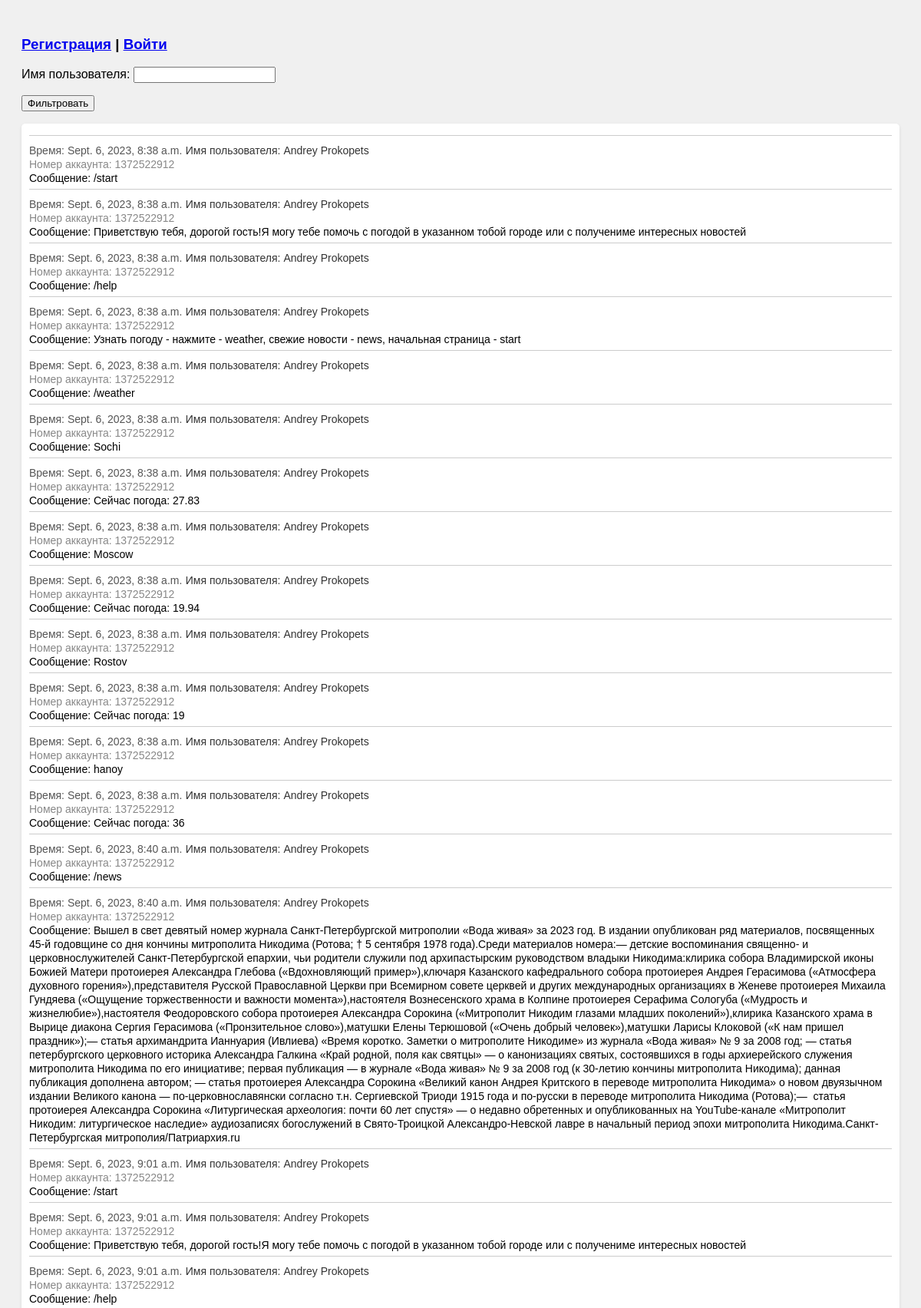
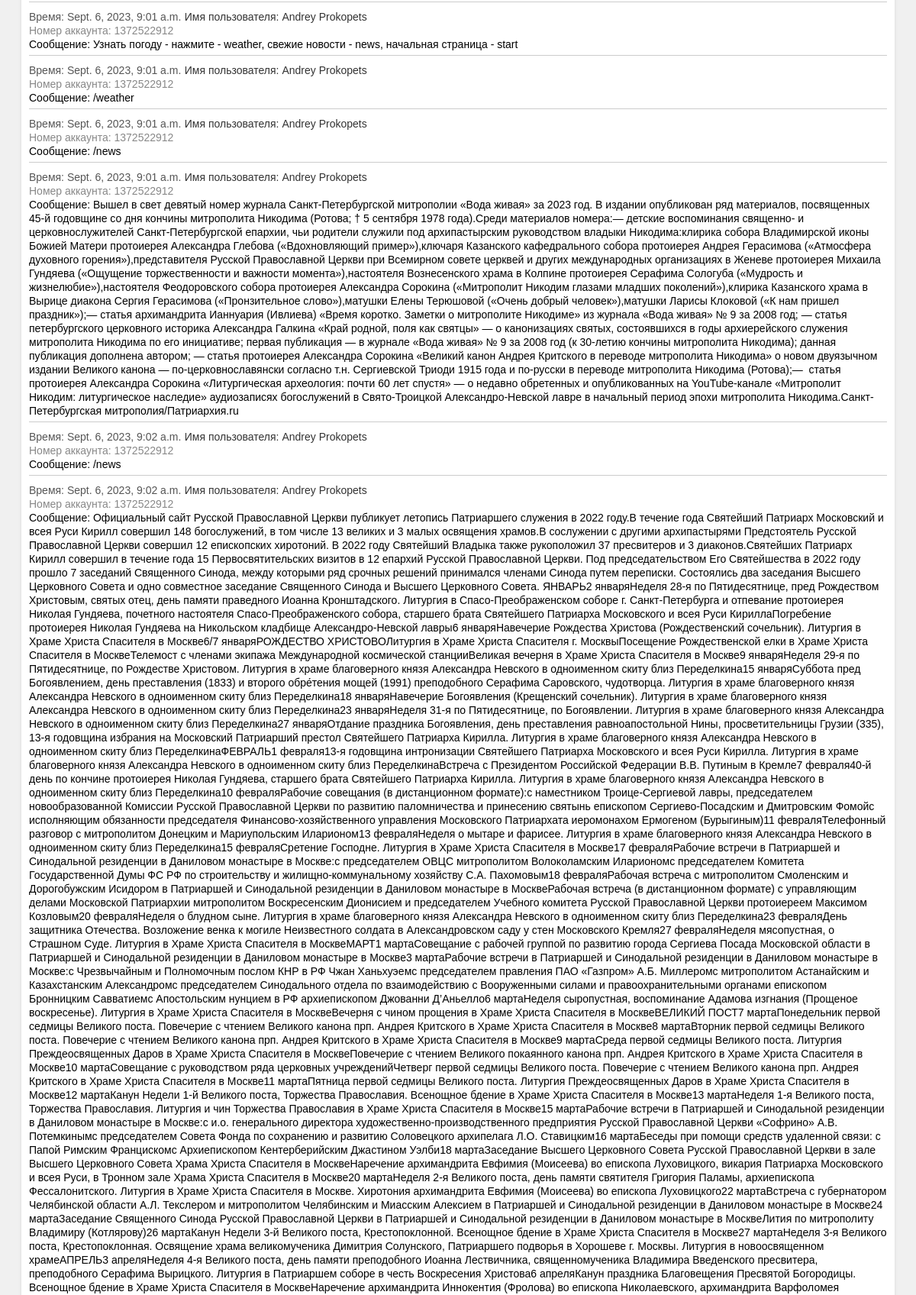
The page / (upper part) on the database its author committed (2 pictures, top to bottom).
### bot/models.py (models this page shows, shortened)
class Chat(models.Model):
    message = models.TextField()
    account = models.ForeignKey(Account, on_delete=models.CASCADE)
    time_chat = models.DateTimeField(auto_now_add=True)

class Account(models.Model):
    user_num = models.IntegerField()
    user_name = models.TextField(blank=True)
    def __str__(self):
        return self.user_name

### web_part/views.py (the view)
# urls.py: path('', ChatListView.as_view(), name='home'),
class ChatListView(ListView):
    model = Chat
    template_name = 'web_part/chat_list.html'
    context_object_name = 'All_people'  # имя которое используем в шаблоне
    form = UserFilterForm()
    def get_queryset(self):
        queryset = super().get_queryset()  # Получитаем исходный QuerySet
        username = self.request.GET.get('username')  # Получитаем значение из формы
        if username:
            queryset = queryset.filter(account__user_name__icontains=username)
        return queryset
    def get_context_data(self, **kwargs):
        context = super().get_context_data(**kwargs)
        context['form'] = self.form  # Передает форму в контекст
        return context

### web_part/forms.py
class UserFilterForm(forms.Form):
    username = forms.CharField(max_length=100, required=False, label='Имя пользователя')

### web_part/templates/web_part/chat_list.html (shortened to what this page needs)
{% extends 'web_part/base.html' %}
{% block content %}
    <form method="GET">
        {{ form.as_p }}
        <button type="submit">Фильтровать</button>
    </form>
    {% if All_people %}
        <ul>
            {% for i in All_people %}
                <hr>
                <span class="time_chat">Время: {{ i.time_chat }}</span>
                <span class="account">Имя пользователя: {{ i.account }} </span><br>
                <span class="user_num">Номер аккаунта: {{ i.account.user_num }}</span> <br>
                <span class="message">Сообщение: {{ i.message|linebreaksbr|safe }}</span>
            {% endfor %}
        </ul>
    {% else %}
        <p>Нет данных</p>
    {% endif %}
{% endblock content %}

### web_part/static/css/style.css (style rules this page uses)
body { font-family: Arial, sans-serif; background-color: #f0f0f0; padding: 20px; }
ul { background-color: #fff; border-radius: 5px; margin-bottom: 20px; padding: 10px; box-shadow: 0 2px 4px rgba(0, 0, 0, 0.1); }
ul hr { border: none; border-top: 1px solid #ccc; margin-top: 5px; margin-bottom: 10px; }
ul span.time_chat { color: #555; font-size: 14px; }
ul span.account { font-weight: normal; color: #333; font-size: 14px; }
ul span.message { font-size: 14px; color: #000; }
ul span.user_num { color: #888; font-size: 14px; }

### rows shown on the page
Chat: time_chat "Sept. 6, 2023, 8:38 a.m.", account "Andrey Prokopets", account.user_num "1372522912", message "/start"
Chat: time_chat "Sept. 6, 2023, 8:38 a.m.", account "Andrey Prokopets", account.user_num "1372522912", message "Приветствую тебя, дорогой гость!Я могу тебе помочь с погодой в указанном тобой городе или с получениме интересных новостей"
Chat: time_chat "Sept. 6, 2023, 8:38 a.m.", account "Andrey Prokopets", account.user_num "1372522912", message "/help"
Chat: time_chat "Sept. 6, 2023, 8:38 a.m.", account "Andrey Prokopets", account.user_num "1372522912", message "Узнать погоду - нажмите - weather, свежие новости - news, начальная страница - start"
Chat: time_chat "Sept. 6, 2023, 8:38 a.m.", account "Andrey Prokopets", account.user_num "1372522912", message "/weather"
Chat: time_chat "Sept. 6, 2023, 8:38 a.m.", account "Andrey Prokopets", account.user_num "1372522912", message "Sochi"
Chat: time_chat "Sept. 6, 2023, 8:38 a.m.", account "Andrey Prokopets", account.user_num "1372522912", message "Сейчас погода: 27.83"
Chat: time_chat "Sept. 6, 2023, 8:38 a.m.", account "Andrey Prokopets", account.user_num "1372522912", message "Moscow"
Chat: time_chat "Sept. 6, 2023, 8:38 a.m.", account "Andrey Prokopets", account.user_num "1372522912", message "Сейчас погода: 19.94"
Chat: time_chat "Sept. 6, 2023, 8:38 a.m.", account "Andrey Prokopets", account.user_num "1372522912", message "Rostov"
Chat: time_chat "Sept. 6, 2023, 8:38 a.m.", account "Andrey Prokopets", account.user_num "1372522912", message "Сейчас погода: 19"
Chat: time_chat "Sept. 6, 2023, 8:38 a.m.", account "Andrey Prokopets", account.user_num "1372522912", message "hanoy"
Chat: time_chat "Sept. 6, 2023, 8:38 a.m.", account "Andrey Prokopets", account.user_num "1372522912", message "Сейчас погода: 36"
Chat: time_chat "Sept. 6, 2023, 8:40 a.m.", account "Andrey Prokopets", account.user_num "1372522912", message "/news"
Chat: time_chat "Sept. 6, 2023, 8:40 a.m.", account "Andrey Prokopets", account.user_num "1372522912", message "Вышел в свет девятый номер журнала Санкт-Петербургской митрополии «Вода живая» за 2023 год. В издании опубликован ряд материалов, посвященных 45-й годовщине со дня кончины митрополита Никодима (Ротова; † 5 сентября 1978 года).Среди материалов номера:— детские воспоминания священно- и церковнослужителей Санкт-Петербургской епархии, чьи родители служили под архипастырским руководством владыки Никодима:клирика собора Владимирской иконы Божией Матери протоиерея Александра Глебова («Вдохновляющий пример»),ключаря Казанского кафедрального собора протоиерея Андрея Герасимова («Атмосфера духовного горения»),представителя Русской Православной Церкви при Всемирном совете церквей и других…"
Chat: time_chat "Sept. 6, 2023, 9:01 a.m.", account "Andrey Prokopets", account.user_num "1372522912", message "/start"
Chat: time_chat "Sept. 6, 2023, 9:01 a.m.", account "Andrey Prokopets", account.user_num "1372522912", message "Приветствую тебя, дорогой гость!Я могу тебе помочь с погодой в указанном тобой городе или с получениме интересных новостей"
Chat: time_chat "Sept. 6, 2023, 9:01 a.m.", account "Andrey Prokopets", account.user_num "1372522912", message "/help"
Chat: time_chat "Sept. 6, 2023, 9:01 a.m.", account "Andrey Prokopets", account.user_num "1372522912", message "Узнать погоду - нажмите - weather, свежие новости - news, начальная страница - start"
Chat: time_chat "Sept. 6, 2023, 9:01 a.m.", account "Andrey Prokopets", account.user_num "1372522912", message "/weather"
Chat: time_chat "Sept. 6, 2023, 9:01 a.m.", account "Andrey Prokopets", account.user_num "1372522912", message "/news"
Chat: time_chat "Sept. 6, 2023, 9:01 a.m.", account "Andrey Prokopets", account.user_num "1372522912", message "Вышел в свет девятый номер журнала Санкт-Петербургской митрополии «Вода живая» за 2023 год. В издании опубликован ряд материалов, посвященных 45-й годовщине со дня кончины митрополита Никодима (Ротова; † 5 сентября 1978 года).Среди материалов номера:— детские воспоминания священно- и церковнослужителей Санкт-Петербургской епархии, чьи родители служили под архипастырским руководством владыки Никодима:клирика собора Владимирской иконы Божией Матери протоиерея Александра Глебова («Вдохновляющий пример»),ключаря Казанского кафедрального собора протоиерея Андрея Герасимова («Атмосфера духовного горения»),представителя Русской Православной Церкви при Всемирном совете церквей и других…"
Chat: time_chat "Sept. 6, 2023, 9:02 a.m.", account "Andrey Prokopets", account.user_num "1372522912", message "/news"
Chat: time_chat "Sept. 6, 2023, 9:02 a.m.", account "Andrey Prokopets", account.user_num "1372522912"
